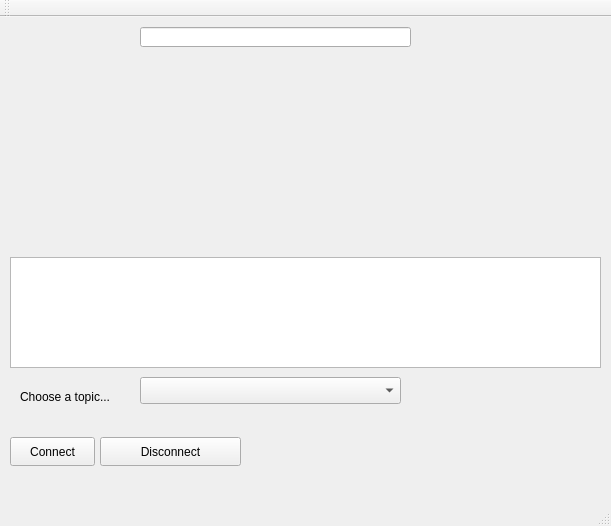
<?xml version="1.0" encoding="UTF-8"?>
<ui version="4.0">
 <class>MainWindow</class>
 <widget class="QMainWindow" name="MainWindow">
  <property name="geometry">
   <rect>
    <x>0</x>
    <y>0</y>
    <width>611</width>
    <height>526</height>
   </rect>
  </property>
  <property name="windowTitle">
   <string>MainWindow</string>
  </property>
  <widget class="QWidget" name="centralWidget">
   <widget class="QLineEdit" name="outputEdit">
    <property name="geometry">
     <rect>
      <x>140</x>
      <y>10</y>
      <width>271</width>
      <height>20</height>
     </rect>
    </property>
    <property name="readOnly">
     <bool>true</bool>
    </property>
   </widget>
   <widget class="QCustomPlot" name="customPlot" native="true">
    <property name="geometry">
     <rect>
      <x>10</x>
      <y>40</y>
      <width>591</width>
      <height>191</height>
     </rect>
    </property>
   </widget>
   <widget class="QPlainTextEdit" name="outputText">
    <property name="geometry">
     <rect>
      <x>10</x>
      <y>240</y>
      <width>591</width>
      <height>111</height>
     </rect>
    </property>
    <property name="centerOnScroll">
     <bool>true</bool>
    </property>
   </widget>
   <widget class="QPushButton" name="connectButton">
    <property name="geometry">
     <rect>
      <x>10</x>
      <y>420</y>
      <width>85</width>
      <height>29</height>
     </rect>
    </property>
    <property name="text">
     <string>Connect</string>
    </property>
   </widget>
   <widget class="QPushButton" name="disconnectButton">
    <property name="geometry">
     <rect>
      <x>100</x>
      <y>420</y>
      <width>141</width>
      <height>29</height>
     </rect>
    </property>
    <property name="text">
     <string>Disconnect</string>
    </property>
   </widget>
   <widget class="QComboBox" name="comboBoxTopic">
    <property name="geometry">
     <rect>
      <x>140</x>
      <y>360</y>
      <width>261</width>
      <height>27</height>
     </rect>
    </property>
   </widget>
   <widget class="QLabel" name="labelChooseTopic">
    <property name="geometry">
     <rect>
      <x>20</x>
      <y>370</y>
      <width>111</width>
      <height>19</height>
     </rect>
    </property>
    <property name="text">
     <string>Choose a topic...</string>
    </property>
   </widget>
  </widget>
  <widget class="QMenuBar" name="menuBar">
   <property name="geometry">
    <rect>
     <x>0</x>
     <y>0</y>
     <width>611</width>
     <height>24</height>
    </rect>
   </property>
  </widget>
  <widget class="QToolBar" name="mainToolBar">
   <attribute name="toolBarArea">
    <enum>TopToolBarArea</enum>
   </attribute>
   <attribute name="toolBarBreak">
    <bool>false</bool>
   </attribute>
  </widget>
  <widget class="QStatusBar" name="statusBar"/>
 </widget>
 <layoutdefault spacing="6" margin="11"/>
 <customwidgets>
  <customwidget>
   <class>QCustomPlot</class>
   <extends>QWidget</extends>
   <header>qcustomplot.h</header>
   <container>1</container>
  </customwidget>
 </customwidgets>
 <resources/>
 <connections/>
</ui>
